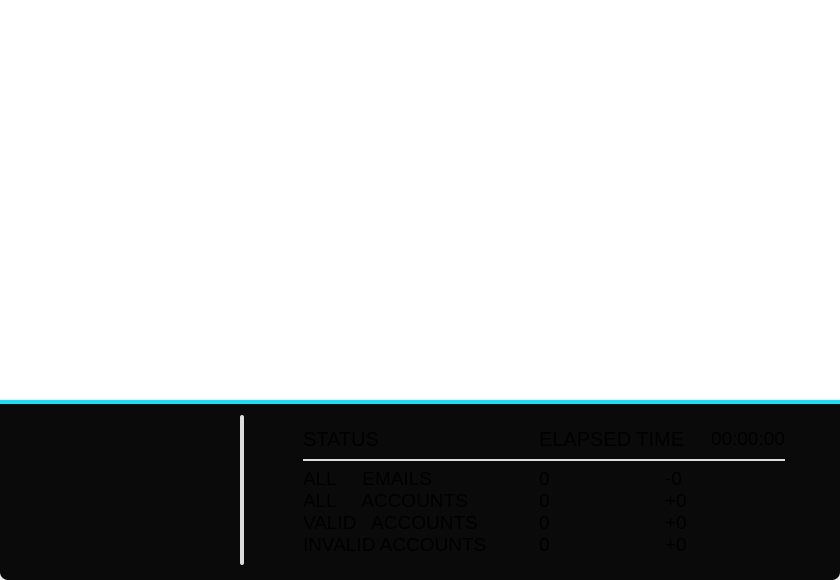
<?xml version="1.0" encoding="UTF-8"?>
<ui version="4.0">
 <class>logs</class>
 <widget class="QWidget" name="logs">
  <property name="geometry">
   <rect>
    <x>0</x>
    <y>0</y>
    <width>840</width>
    <height>580</height>
   </rect>
  </property>
  <property name="windowTitle">
   <string>Form</string>
  </property>
  <widget class="QTextEdit" name="logs_textEdit">
   <property name="geometry">
    <rect>
     <x>0</x>
     <y>0</y>
     <width>840</width>
     <height>400</height>
    </rect>
   </property>
   <property name="minimumSize">
    <size>
     <width>840</width>
     <height>400</height>
    </size>
   </property>
   <property name="maximumSize">
    <size>
     <width>840</width>
     <height>400</height>
    </size>
   </property>
   <property name="font">
    <font>
     <family>Consolas</family>
     <bold>true</bold>
    </font>
   </property>
   <property name="cursor" stdset="0">
    <cursorShape>ArrowCursor</cursorShape>
   </property>
   <property name="autoFillBackground">
    <bool>false</bool>
   </property>
   <property name="styleSheet">
    <string notr="true">border-top-left-radius: 8px;
border-top-right-radius: 8px;</string>
   </property>
   <property name="readOnly">
    <bool>true</bool>
   </property>
   <property name="html">
    <string>&lt;!DOCTYPE HTML PUBLIC &quot;-//W3C//DTD HTML 4.0//EN&quot; &quot;http://www.w3.org/TR/REC-html40/strict.dtd&quot;&gt;
&lt;html&gt;&lt;head&gt;&lt;meta name=&quot;qrichtext&quot; content=&quot;1&quot; /&gt;&lt;meta charset=&quot;utf-8&quot; /&gt;&lt;style type=&quot;text/css&quot;&gt;
p, li { white-space: pre-wrap; }
hr { height: 1px; border-width: 0; }
li.unchecked::marker { content: &quot;\2610&quot;; }
li.checked::marker { content: &quot;\2612&quot;; }
&lt;/style&gt;&lt;/head&gt;&lt;body style=&quot; font-family:'Consolas'; font-size:9pt; font-weight:700; font-style:normal;&quot;&gt;
&lt;p style=&quot;-qt-paragraph-type:empty; margin-top:0px; margin-bottom:0px; margin-left:0px; margin-right:0px; -qt-block-indent:0; text-indent:0px; font-size:18px; font-weight:800;&quot;&gt;&lt;br /&gt;&lt;/p&gt;&lt;/body&gt;&lt;/html&gt;</string>
   </property>
  </widget>
  <widget class="QWidget" name="logs_bar" native="true">
   <property name="geometry">
    <rect>
     <x>0</x>
     <y>400</y>
     <width>840</width>
     <height>180</height>
    </rect>
   </property>
   <property name="sizePolicy">
    <sizepolicy hsizetype="Expanding" vsizetype="Expanding">
     <horstretch>0</horstretch>
     <verstretch>0</verstretch>
    </sizepolicy>
   </property>
   <property name="minimumSize">
    <size>
     <width>840</width>
     <height>180</height>
    </size>
   </property>
   <property name="maximumSize">
    <size>
     <width>840</width>
     <height>180</height>
    </size>
   </property>
   <property name="styleSheet">
    <string notr="true">#logs_bar {
	border-top: 4px solid #16e0ff;
	border-bottom-left-radius: 8px;
	border-bottom-right-radius: 8px;
	background-color: #0a0a0a;
}

#logs_bar QLabel {
	background-position: center;
	background-repeat: no-repeat;
	background-origin: content;
	background-color: #0a0a0a;
}

#logs_bar #delete_label:hover, #save_label:hover {
	border-radius: 24px;
	background-color: #1a1a1a;
}</string>
   </property>
   <layout class="QGridLayout" name="gridLayout_2">
    <item row="0" column="1">
     <widget class="QLabel" name="delete_label">
      <property name="minimumSize">
       <size>
        <width>48</width>
        <height>48</height>
       </size>
      </property>
      <property name="maximumSize">
       <size>
        <width>48</width>
        <height>48</height>
       </size>
      </property>
      <property name="autoFillBackground">
       <bool>false</bool>
      </property>
      <property name="styleSheet">
       <string notr="true">background-image: url(:/images/icons/delete_32.png);</string>
      </property>
      <property name="text">
       <string/>
      </property>
     </widget>
    </item>
    <item row="0" column="0">
     <widget class="QLabel" name="save_label">
      <property name="minimumSize">
       <size>
        <width>48</width>
        <height>48</height>
       </size>
      </property>
      <property name="maximumSize">
       <size>
        <width>48</width>
        <height>48</height>
       </size>
      </property>
      <property name="autoFillBackground">
       <bool>false</bool>
      </property>
      <property name="styleSheet">
       <string notr="true">background-image: url(:/images/icons/save_32.png);</string>
      </property>
      <property name="text">
       <string/>
      </property>
     </widget>
    </item>
    <item row="0" column="2">
     <widget class="QLabel" name="devider1">
      <property name="sizePolicy">
       <sizepolicy hsizetype="Preferred" vsizetype="Preferred">
        <horstretch>0</horstretch>
        <verstretch>0</verstretch>
       </sizepolicy>
      </property>
      <property name="minimumSize">
       <size>
        <width>4</width>
        <height>150</height>
       </size>
      </property>
      <property name="maximumSize">
       <size>
        <width>4</width>
        <height>150</height>
       </size>
      </property>
      <property name="styleSheet">
       <string notr="true">#devider1 {
	border-radius: 2px;
	background-color: #dcdcdc;
}</string>
      </property>
      <property name="text">
       <string/>
      </property>
     </widget>
    </item>
    <item row="0" column="3">
     <widget class="QWidget" name="status" native="true">
      <property name="sizePolicy">
       <sizepolicy hsizetype="Preferred" vsizetype="Preferred">
        <horstretch>0</horstretch>
        <verstretch>0</verstretch>
       </sizepolicy>
      </property>
      <property name="minimumSize">
       <size>
        <width>500</width>
        <height>0</height>
       </size>
      </property>
      <property name="maximumSize">
       <size>
        <width>420</width>
        <height>16777215</height>
       </size>
      </property>
      <property name="styleSheet">
       <string notr="true">#status {
	background-color: #0a0a0a;
}

#status QLabel {
	font-size: 19px;
}
</string>
      </property>
      <layout class="QGridLayout" name="gridLayout_3">
       <item row="0" column="0">
        <layout class="QVBoxLayout" name="verticalLayout">
         <item>
          <layout class="QHBoxLayout" name="horizontalLayout">
           <item>
            <widget class="QLabel" name="status_label">
             <property name="minimumSize">
              <size>
               <width>230</width>
               <height>0</height>
              </size>
             </property>
             <property name="maximumSize">
              <size>
               <width>230</width>
               <height>16777215</height>
              </size>
             </property>
             <property name="styleSheet">
              <string notr="true">font-size: 20px;</string>
             </property>
             <property name="text">
              <string>STATUS</string>
             </property>
            </widget>
           </item>
           <item alignment="Qt::AlignLeft">
            <widget class="QLabel" name="passed_time_label">
             <property name="minimumSize">
              <size>
               <width>0</width>
               <height>0</height>
              </size>
             </property>
             <property name="styleSheet">
              <string notr="true">font-size: 20px;</string>
             </property>
             <property name="text">
              <string>ELAPSED TIME</string>
             </property>
            </widget>
           </item>
           <item alignment="Qt::AlignRight">
            <widget class="QLabel" name="label">
             <property name="text">
              <string>00:00:00</string>
             </property>
            </widget>
           </item>
          </layout>
         </item>
         <item>
          <widget class="QLabel" name="devider2">
           <property name="minimumSize">
            <size>
             <width>0</width>
             <height>2</height>
            </size>
           </property>
           <property name="maximumSize">
            <size>
             <width>16777215</width>
             <height>2</height>
            </size>
           </property>
           <property name="styleSheet">
            <string notr="true">background-color: #dcdcdc;</string>
           </property>
           <property name="text">
            <string/>
           </property>
          </widget>
         </item>
         <item>
          <layout class="QHBoxLayout" name="horizontalLayout_4">
           <item>
            <layout class="QHBoxLayout" name="horizontalLayout_2">
             <property name="sizeConstraint">
              <enum>QLayout::SetDefaultConstraint</enum>
             </property>
             <item>
              <widget class="QLabel" name="status_data">
               <property name="enabled">
                <bool>true</bool>
               </property>
               <property name="minimumSize">
                <size>
                 <width>230</width>
                 <height>0</height>
                </size>
               </property>
               <property name="maximumSize">
                <size>
                 <width>230</width>
                 <height>16777215</height>
                </size>
               </property>
               <property name="layoutDirection">
                <enum>Qt::LeftToRight</enum>
               </property>
               <property name="styleSheet">
                <string notr="true"/>
               </property>
               <property name="text">
                <string>ALL     EMAILS
ALL     ACCOUNTS
VALID   ACCOUNTS
INVALID ACCOUNTS</string>
               </property>
              </widget>
             </item>
            </layout>
           </item>
           <item>
            <layout class="QHBoxLayout" name="horizontalLayout_3">
             <item>
              <widget class="QLabel" name="status_value">
               <property name="enabled">
                <bool>true</bool>
               </property>
               <property name="minimumSize">
                <size>
                 <width>0</width>
                 <height>0</height>
                </size>
               </property>
               <property name="layoutDirection">
                <enum>Qt::LeftToRight</enum>
               </property>
               <property name="styleSheet">
                <string notr="true"/>
               </property>
               <property name="text">
                <string>0
0
0
0</string>
               </property>
              </widget>
             </item>
             <item>
              <widget class="QLabel" name="status_changed_value">
               <property name="minimumSize">
                <size>
                 <width>0</width>
                 <height>0</height>
                </size>
               </property>
               <property name="text">
                <string>-0
+0
+0
+0</string>
               </property>
              </widget>
             </item>
            </layout>
           </item>
          </layout>
         </item>
        </layout>
       </item>
      </layout>
     </widget>
    </item>
   </layout>
  </widget>
 </widget>
 <resources/>
 <connections/>
</ui>
